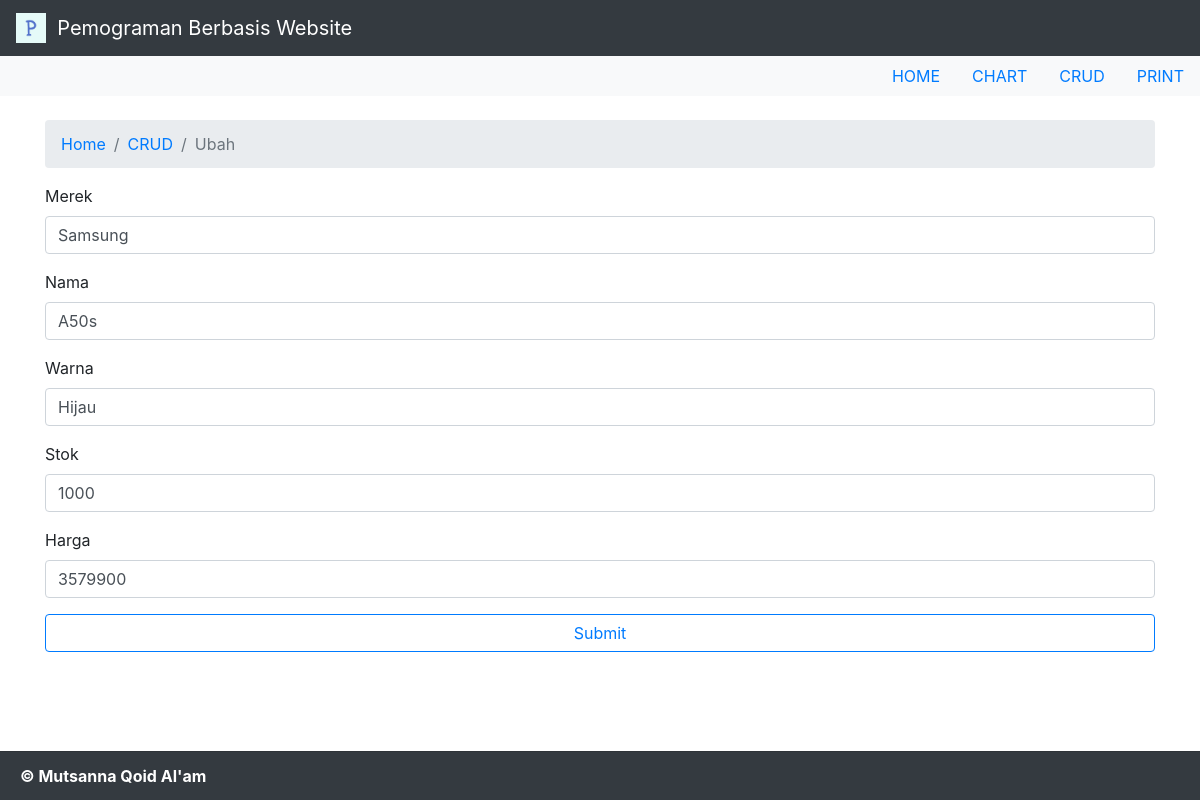
/page/ubah.php?id=1 (signed in), run on the app's committed database.
### tables this page shows
CREATE TABLE `data_hp` (
  `id_hp` int(5) NOT NULL,
  `merek` varchar(20) NOT NULL,
  `nama` varchar(20) NOT NULL,
  `warna` varchar(20) NOT NULL,
  `stok` int(11) NOT NULL,
  `harga` int(15) NOT NULL,
  `foto` blob NOT NULL
);

### page/ubah.php (the view, shortened to what this page needs)
<!DOCTYPE html>
<html>
    <head>
	    <link rel="stylesheet" href="https://stackpath.bootstrapcdn.com/bootstrap/4.4.1/css/bootstrap.min.css">
        <link href="https://stackpath.bootstrapcdn.com/font-awesome/4.7.0/css/font-awesome.min.css" rel="stylesheet">
    </head>
    <body>
    <?php
    $id = $_GET['id'];
    include '../config/config.php';
    $data = mysqli_query($koneksi,"SELECT * from data_hp where id_hp='$id'");
	while($data_hp = mysqli_fetch_array($data)){
    ?>
    <nav class="navbar navbar-dark bg-dark">
        <a class="navbar-brand" href="#">
        <img src="../img/p.png" width="30" height="30" class="d-inline-block align-top" alt="">
            &nbsp;Pemograman Berbasis Website
        </a>
    </nav>
    <ul class="nav justify-content-end bg-light">
        <li class="nav-item">
            <a class="nav-link" href="../index.php">HOME</a>
        </li>
        <li class="nav-item">
            <a class="nav-link" href="chart.php">CHART</a>
        </li>
        <li class="nav-item">
            <a class="nav-link" href="crud.php">CRUD</a>
        </li>
        <li class="nav-item">
            <a class="nav-link" href="cetak.php">PRINT</a>
        </li>
    </ul>
    <br>
    <div class="container">
    <nav aria-label="breadcrumb">
        <ol class="breadcrumb">
            <li class="breadcrumb-item"><a href="../index.php">Home</a></li>
            <li class="breadcrumb-item"><a href="crud.php">CRUD</a></li>
            <li class="breadcrumb-item active" aria-current="page">Ubah</li>
        </ol>
    </nav>
    <form method="post" action="../config/ubah_aksi.php">
        <div class="form-group">
            <label>Merek</label>
            <input class="form-control" name="merek" type="text" value="<?php echo $data_hp['merek']; ?>">
        </div>
        <div class="form-group">
            <label>Nama</label>
            <input class="form-control" name="nama" type="text" value="<?php echo $data_hp['nama']; ?>">
        </div>
        <div class="form-group">
            <label>Warna</label>
            <input class="form-control" name="warna" type="text" value="<?php echo $data_hp['warna']; ?>">
        </div>
        <div class="form-group">
            <label>Stok</label>
            <input class="form-control" name="stok" type="text" value="<?php echo $data_hp['stok']; ?>">
        </div>
        <div class="form-group">
            <label>Harga</label>
            <input class="form-control" name="harga" type="number" value="<?php echo $data_hp['harga']; ?>">
        </div>
        <button type="submit" class="btn btn-outline-primary btn-block">Submit</button>
    </form>
    <?php } ?>
    <br>
    <br>
    <br>
    <br>
    </div>
        <?php include('../content/footer.php');?>
    </body>
</html>

### data on the page
data_hp: merek "Samsung", nama "A50s", warna "Hijau", stok "1000", harga "3579900"
